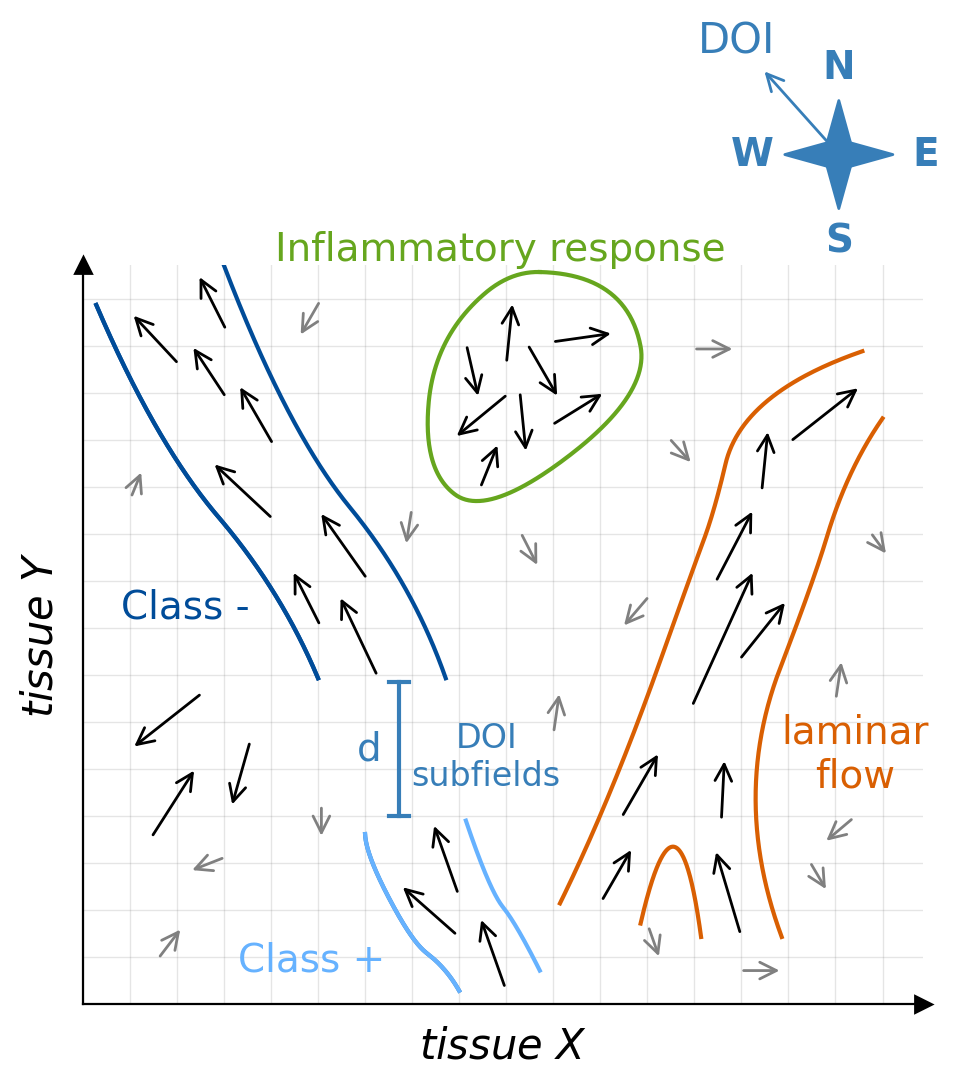

The script that drew this image:
from matplotlib import pyplot as plt
import numpy as np
from scipy.interpolate import make_interp_spline
from sys import argv
np.random.seed(2025)
plt.rcParams.update({"figure.dpi": 200, "font.size": 15})
RELEVANT_ARROW_SIZE = 7
DOI_COLOR = "#377EB8"


def main():
    plot_1d()
    plt.savefig(argv[0].rsplit(".", 1)[0] + ".png", bbox_inches='tight')


def draw_smooth_line(ax, points, k=2, periodic=False, label="", label_move_rel=(0, 0), color="#377EB8", fontsize=14):
    # Separate into x and y arrays
    x, y = zip(*points)

    # Parameterize the points
    t = np.linspace(0, 1, len(x))  # Parameterize as a sequence
    t_smooth = np.linspace(0, 1, 300)  # Dense parameterization for smoothing

    # Create smooth interpolation
    x_spline = make_interp_spline(t, x, k=k, bc_type="periodic" if periodic else None)  # Cubic interpolation
    y_spline = make_interp_spline(t, y, k=k, bc_type="periodic" if periodic else None)
    x_smooth = x_spline(t_smooth)
    y_smooth = y_spline(t_smooth)

    # Plot the smooth line
    ax.plot(x_smooth, y_smooth, linestyle='-', color=color)

    mid_index = len(x_smooth) // 2
    ax.text(x_smooth[mid_index] + label_move_rel[0], y_smooth[mid_index] + label_move_rel[1], label, color=color, ha="center", fontsize=fontsize)
    ax.set_aspect('equal')  # Maintain aspect ratio for shapes like circles


# refers to plot: https://docs.google.com/presentation/d/1T9e2uZamu__GOxcbz7fM81QUgAlvKp5JjUTwnGWbz3w/edit?slide=id.g349a373bb74_0_11#slide=id.g349a373bb74_0_11
def plot_1d():
    fig, ax = plt.subplots()
    ax.set_xlim(0, 125)
    ax.set_ylim(0, 110)
    ax.spines['top'].set_visible(False)
    ax.spines['right'].set_visible(False)
    ax.tick_params(axis='both', length=0)
    xmin, xmax = ax.get_xlim()
    ax.set_xticks(list(range(int(xmin), int(xmax), 7)))
    ymin, ymax = ax.get_ylim()
    ax.set_yticks(list(range(int(ymin), int(ymax), 7)))
    ax.set_xticklabels([])
    ax.set_yticklabels([])
    ax.set_xlabel(r"$tissue\ X$")
    ax.set_ylabel(r"$tissue\ Y$")
    ax.grid(True, linewidth=0.5, color='gray', alpha=0.2)
    add_compass(fig)

    # Add arrows at the ends of the axes
    ax.plot(1, 0, ">k", transform=ax.get_yaxis_transform(), clip_on=False)  # Arrow for x-axis
    ax.plot(0, 1, "^k", transform=ax.get_xaxis_transform(), clip_on=False)  # Arrow for y-axis

    def arrow(start_x, start_y, end_x, direction=1, length=12):
        end_y = start_y + direction * (length**2 - (abs(start_x) - abs(end_x))**2)**.5
        return ((start_x, start_y), (end_x, end_y))

    def standalone_arrows():
        def random_arrow(start_x, start_y, end_x, direction=1, length=None):
            if length is None:
                min_length = max(5, abs(start_x - end_x))
                length = np.random.uniform(min_length, RELEVANT_ARROW_SIZE)

            return arrow(start_x, start_y, end_x, direction, length=length)

        high_impact = (
            arrow(18, 46.5, 7, -1, length=14),
            arrow(10, 24.5, 17, length=13),
            arrow(25, 39.5, 22, -1, length=11),
        )
        return (
            *high_impact,
            random_arrow(7, 75, 9),
            random_arrow(112, 45, 113),
            random_arrow(90.5, 97.5, 97.5),
            random_arrow(21.5, 22, 15.5, -1),
            random_arrow(35.5, 105, 32, -1, length=7),
            random_arrow(35.5, 30, 35.5, -1),
            random_arrow(70, 40, 71, length=7),
            random_arrow(97.5, 5, 104.5),
            random_arrow(84, 12, 86, -1, length=6),
            random_arrow(49, 74, 48, -1),
            random_arrow(87, 84.5, 91, -1),
            random_arrow(84.5, 61, 80, -1),
            random_arrow(11, 6.5, 15),
            random_arrow(108, 21.5, 111, -1),
            random_arrow(65, 70.5, 68, -1),
            # random_arrow(56, 40.5, 59, -1),
            random_arrow(117, 70.5, 120, -1),
            random_arrow(115, 28, 110, -1),
        )

    # first from left
    def left_blue(color="#004C99"):
        # Define the arrows, starting from top
        arrows = (
            arrow(21.5, 100, 17, length=10),
            arrow(14.5, 95, 7, length=11),
            arrow(21.5, 90, 16, length=10),
            arrow(28.5, 83, 23, length=11),
            arrow(28.5, 72, 19, length=13),
            arrow(42.5, 63, 35, length=13),
            arrow(35.5, 56, 31, length=10),
            arrow(44, 48.5, 38, length=14),
        )

        route_left_line = [
            (arrows[1][1][0] - 5, arrows[1][1][1] + 1),
            (arrows[4][1][0] - 5, arrows[4][1][1]),
            (arrows[6][1][0] - 5, arrows[6][1][1]),
            (arrows[7][0][0] - 9, arrows[7][0][1]),
        ]
        draw_smooth_line(ax, route_left_line, color=color, k=2)

        route_right_line = [
            (arrows[0][1][0] + 4, arrows[0][1][1] + 1),
            (arrows[3][0][0] + 5, arrows[3][0][1]),
            (arrows[5][0][0] + 3, arrows[5][0][1] + 3),
            (arrows[7][0][0] + 10, arrows[7][0][1]),
        ]
        draw_smooth_line(ax, route_right_line, color=color, k=2)
        draw_smooth_line(ax, route_left_line, color=color, label="Class -", label_move_rel=(-5, -15))


        return arrows

    # second from left, the one below the circle with two arrows
    def right_blue(color="#66B2FF"):
        arrows = (
            arrow(56, 16, 52),
            arrow(56, 10, 47),
            arrow(63, 2, 59, length=12)
        )

        route_left_line = [
            (arrows[0][1][0] - 10, arrows[0][1][1] - 2),
            (arrows[1][1][0] - 3, arrows[1][1][1] + 1),
            (arrows[1][0][0] - 7, arrows[1][0][1]),
            (arrows[1][0][0] - 3, arrows[1][0][1] - 4),
            (arrows[2][0][0] - 7, arrows[2][0][1]),
        ]
        draw_smooth_line(ax, route_left_line, color="#377EB8", label="DOI\nsubfields", label_move_rel=(11, 22.5), fontsize=12)

        draw_smooth_line(ax, route_left_line, color=color, label="Class +", label_move_rel=(-15, -5))

        route_right_line = [
            (arrows[0][1][0] + 5, arrows[0][1][1]),
            (arrows[0][0][0] + 5, arrows[0][0][1] + 1),
            (arrows[2][1][0] + 5, arrows[2][1][1] - 1),
            (arrows[2][0][0] + 5, arrows[2][0][1] + 3),
        ]
        draw_smooth_line(ax, route_right_line, color=color)

        return arrows

    # the circle
    def chaotic(color="blue"):
        arrows = (
            # upper
            arrow(63, 95, 64, length=10),

            # left from upper
            arrow(57, 98.5, 59, -1, length=9),

            # points to bottom-left
            arrow(63.5, 91, 55, -1, length=11),

            # bottom, points up
            arrow(59, 76.5, 62, length=8),

            # middle one, points down (not bottom right)
            arrow(65, 91.5, 66, -1, length=10),

            # middle one, points bottom-right
            arrow(66, 98.5, 71, -1, length=10),

            # points right, bottom one
            arrow(69.5, 86, 78, length=10),

            # points right, top one
            arrow(69.5, 98.5, 79.4, length=10),
        )
        # Define points for plotting
        route = [
            (start := (arrows[0][1][0] + 4, arrows[0][1][1] + 4)),
            (arrows[1][0][0] - 3, arrows[1][0][1]),
            (arrows[2][1][0] - 3, arrows[2][1][1] - 3),
            (arrows[3][0][0] + 3, arrows[3][0][1] - 1),
            (arrows[-2][1][0] + 3, arrows[-2][1][1] - 1),
            (arrows[-1][1][0] + 1, arrows[-1][1][1] + 4),
            start,
        ]

        # Combine points and make it periodic (ensure looping by appending the start point)
        draw_smooth_line(ax, route, periodic=True, color=color, label="Inflammatory response", label_move_rel=(0, 35))

        return arrows

    # the last one, first from right
    def merged(color="blue"):
        # Define the arrows, starting from top right
        merged = (
            arrow(105, 83.5, 116, length=14),
            arrow(101, 76, 102, length=10),
            arrow(94, 62.5, 100, length=13),
            arrow(90.5, 44, 100, length=23),
            arrow(97.5, 51, 105, length=12),
        )
        left_arm = (
            arrow(80, 27.5, 86, length=12),
            arrow(77, 15, 82, length=10),
        )
        right_arm = (
            arrow(95, 27, 95.5, length=10),
            arrow(98, 10, 94, length=14),
        )

        route_left_line = [
            (merged[0][1][0], merged[0][1][1] + 5),
            (merged[1][1][0] - 3, merged[1][1][1] + 1),
            (merged[2][1][0] - 6, merged[2][1][1]),
            (merged[2][0][0] - 4, merged[2][0][1]),

            (left_arm[0][1][0] - 5, left_arm[0][1][1]),
            (left_arm[1][0][0] - 6, left_arm[1][0][1]),
        ]
        draw_smooth_line(ax, route_left_line, color=color, k=2)

        route_right_line = [
            (merged[0][1][0] + 3, merged[0][1][1] - 5),
            (merged[1][0][0] + 12, merged[1][0][1]),
            (merged[4][1][0] + 3, merged[4][1][1] + 1),

            (right_arm[0][1][0] + 5, right_arm[0][1][1]),
            (right_arm[1][0][0] + 6, right_arm[1][0][1]),
        ]
        draw_smooth_line(ax, route_right_line, color=color, k=2, label="laminar\nflow", label_move_rel=(7, -29))

        route_bottom_line = [
            (left_arm[1][0][0] + 6, left_arm[1][0][1] - 3),
            (right_arm[1][1][0] - 6, right_arm[1][1][1]),
            (right_arm[1][0][0] - 6, right_arm[1][0][1]),
        ]
        draw_smooth_line(ax, route_bottom_line, color=color, k=2)
        return *merged, *left_arm, *right_arm

    arrows = (
        *standalone_arrows(),
        *left_blue("#004C99"),
        *right_blue("#66B2FF"),
        *chaotic("#66A61E"),
        *merged("#D95F02")
    )
    for start, end in arrows:
        arrow_len = ((start[0] - end[0]) ** 2 + (start[1] - end[1]) ** 2) ** .5
        color = "black" if arrow_len > RELEVANT_ARROW_SIZE else "gray"
        ax.annotate("", xy=end, xytext=start, arrowprops=dict(arrowstyle='->', color=color))

    # Línea vertical con "cabezas" tipo |------| (rotado)
    x_pos = 47  # posición X entre los subcampos azules
    y_start = 28  # ajusta según ubicación inferior
    y_end = 48    # ajusta según ubicación superior

    # Línea central vertical
    ax.plot([x_pos, x_pos], [y_start, y_end], color='#377EB8', linewidth=1.5)

    # "Cabezas" horizontales (como los palitos de |)
    head_width = 3  # longitud de los cabezales horizontales
    ax.plot([x_pos - head_width/2, x_pos + head_width/2], [y_start, y_start], color='#377EB8', linewidth=1.5)
    ax.plot([x_pos - head_width/2, x_pos + head_width/2], [y_end, y_end], color='#377EB8', linewidth=1.5)

    # Texto de distancia (opcional)
    ax.text(x_pos - 2.5, (y_start + y_end)/2, "d", ha="right", va="center", fontsize=14, color='#377EB8')



def add_compass(fig):
    # Larger and positioned in the upper right corner
    compass_ax = fig.add_axes([0.7, 0.92, 0.15, 0.15], polar=True)  # Adjusted size and position
    compass_color = "#377EB8"

    # Hide ticks and make the polar spine (border) invisible
    compass_ax.set_xticks([])
    compass_ax.set_yticks([])
    compass_ax.set_frame_on(False)

    # Change color of radial and circular gridlines
    compass_ax.grid(True, color=compass_color, linewidth=5)
    compass_ax.spines['polar'].set_color(compass_color)

    # Direction of Interest (DOI)
    compass_ax.annotate('DOI', xy=(0, 0), xytext=(3 * np.pi / 4, 2),
                        arrowprops=dict(arrowstyle='<-', color=compass_color),
                        ha='center', color=compass_color)

    # Cardinal arrows
    arrow_kwargs = dict(facecolor=compass_color, edgecolor=compass_color, shrink=0, width=1.5, headwidth=10, headlength=18)
    compass_ax.annotate('', xy=(0, 0.75), xytext=(0, 0), arrowprops=arrow_kwargs)              # East
    compass_ax.annotate('', xy=(np.pi / 2, 0.75), xytext=(np.pi / 2, 0), arrowprops=arrow_kwargs)  # North
    compass_ax.annotate('', xy=(np.pi, 0.75), xytext=(np.pi, 0), arrowprops=arrow_kwargs)         # West
    compass_ax.annotate('', xy=(3 * np.pi / 2, 0.75), xytext=(3 * np.pi / 2, 0), arrowprops=arrow_kwargs)  # South

    # Cardinal direction labels
    directions = ['E', 'N', 'W', 'S']
    angles = [0, np.pi / 2, np.pi, 3 * np.pi / 2]
    for angle, direction in zip(angles, directions):
        compass_ax.text(angle, 1.2, direction, ha='center', va='center',
                        fontsize=14, fontweight='bold', color=compass_color)


if __name__ == '__main__':
    main()
